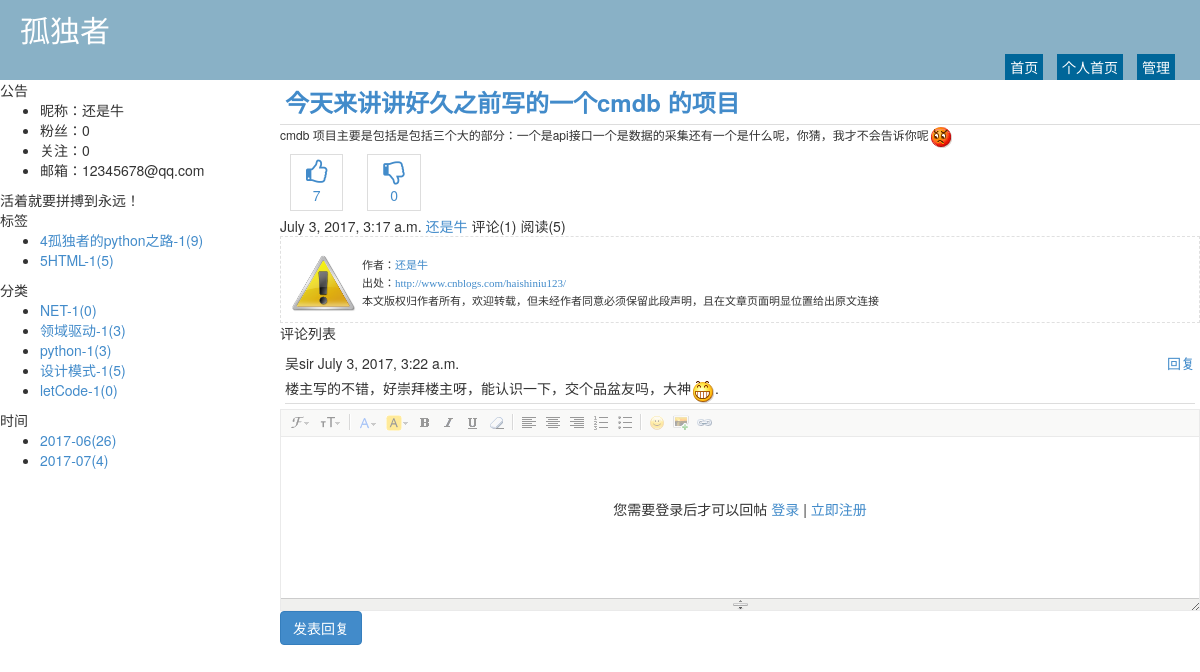
The app's page /haishiniu/31.html with its own data.
### repository/models.py (models this page shows, shortened)
class Blog(models.Model):
    nid = models.BigAutoField(primary_key=True)
    title = models.CharField(verbose_name='个人博客标题', max_length=64)
    site = models.CharField(verbose_name='个人博客前缀', max_length=32, unique=True)
    theme = models.CharField(verbose_name='博客主题', max_length=32)
    user = models.OneToOneField(to='UserInfo', to_field='nid')

class UserInfo(models.Model):
    nid = models.BigAutoField(primary_key=True)
    username = models.CharField(verbose_name='用户名',max_length=32,unique=True)
    password = models.CharField(verbose_name='密码',max_length=64)
    nickname = models.CharField(verbose_name='昵称',max_length=32,null=True)
    email = models.EmailField(verbose_name='邮箱',unique=True)
    avatar = models.ImageField(verbose_name='头像',upload_to='static/imgs/avatar',null=True)
    create_time = models.DateTimeField(verbose_name='创建时间',auto_now_add=True)
    fans = models.ManyToManyField(verbose_name='粉丝们',
                                  to='UserInfo',
                                  through='UserFans',
                                  related_name= 'f',
                                  through_fields=('user','follower'))

class Tag(models.Model):
    nid = models.AutoField(primary_key=True)
    title = models.CharField(verbose_name='标签名称', max_length=32)
    blog = models.ForeignKey(verbose_name='所属博客', to='Blog', to_field='nid')

class Category(models.Model):
    nid = models.AutoField(primary_key=True)
    title = models.CharField(verbose_name='分类标题', max_length=32)
    blog = models.ForeignKey(verbose_name='所属博客', to='Blog', to_field='nid')

class Article(models.Model):
    nid = models.BigAutoField(primary_key=True)
    title = models.CharField(verbose_name='文章标题', max_length=128)
    summary = models.CharField(verbose_name='文章简介', max_length=255)
    read_count = models.IntegerField(default=0)
    comment_count = models.IntegerField(default=0)
    up_count = models.IntegerField(default=0)
    down_count = models.IntegerField(default=0)
    create_time = models.DateTimeField(verbose_name='创建时间', auto_now_add=True)
    blog = models.ForeignKey(verbose_name='所属博客', to='Blog', to_field='nid')
    category = models.ForeignKey(verbose_name='文章类型', to='Category', to_field='nid', null=True)
    type_choices = [
        (1, "Python"),
        (2, "Linux"),
        (3, "OpenStack"),
        (4, "Go"),
        (5, "黑科技"),
        (6, "生活感悟"),
    ]
    article_type_id = models.IntegerField(choices=type_choices, default=None)
    tags = models.ManyToManyField(
        to="Tag",
        through='Article2Tag',
        through_fields=('article', 'tag'),
    )

class ArticleDetail(models.Model):
    content = models.TextField(verbose_name='文章内容', )
    article = models.OneToOneField(verbose_name='所属文章', to='Article', to_field='nid')

class Comment(models.Model):
    nid = models.BigAutoField(primary_key=True)
    content = models.CharField(verbose_name='评论内容', max_length=255)
    create_time = models.DateTimeField(verbose_name='创建时间', auto_now_add=True)
    reply = models.ForeignKey(verbose_name='回复评论', to='self', related_name='back', null=True)
    article = models.ForeignKey(verbose_name='评论文章', to='Article', to_field='nid')
    user = models.ForeignKey(verbose_name='评论者', to='UserInfo', to_field='nid')

### web/views/home.py (the view)
# urls.py: url(r'^(?P<site>\w+)/(?P<nid>\d+).html$', home.detail),
def detail(request,site,nid):
    print(request.GET)
    print(request.POST)
    print(request.session.get('user_info'))
    user_info = request.session.get('user_info')
    blog = models.Blog.objects.filter(site=site).select_related('user').first()
    tag_list = models.Tag.objects.filter(blog=blog)
    category_list = models.Category.objects.filter(blog=blog)
    date_list = models.Article.objects.raw(
        'select nid,count(nid) as num ,strftime("%Y-%m",create_time) as ctime from repository_article group by strftime("%Y-%m",create_time)',
    )
    article = models.Article.objects.filter(blog=blog,nid=nid).select_related('category','articledetail').first()
    read_counts = models.Article.objects.filter(blog=blog,nid=nid).first().read_count
    temp = read_counts + 1
    models.Article.objects.filter(blog=blog,nid=nid).update(read_count=temp)
    comment_list = models.Comment.objects.filter(article=article).select_related('reply')
    return render(
        request,
        'home_detail.html',
        {
              'blog':blog,
              'tag_list':tag_list,
              'comment_list':comment_list,
              'date_list':date_list,
              'category_list':category_list,
              'article': article,
              'user_info':user_info
        },
    )

### templates/home_detail.html (shortened to what this page needs)
{% extends 'home_layout.html' %}
{% block css %}
    <link rel="stylesheet" href="/static/plugins/bootstrap/css/bootstrap.css"/>
    <link rel="stylesheet" href="/static/plugins/font-awesome/css/font-awesome.css"/>
    <link rel="stylesheet" href="/static/plugins/kindeditor/themes/default/default.css"/>
{% endblock %}
{% block content %}
<div class="art-title">
  <a>{{ article.title }}</a>
</div>
<div class="art-content">
{{article.articledetail.content|safe }}
</div>
<div class="art-recommend clearfix">
    <div class="recommend">
        <a class="up" onclick="Favor(this,{{ article.nid }})"
           style="margin: 5px 10px;display: inline-block;padding: 5px 15px;border: 1px solid #dddddd;text-align: center;">
            <i class="fa fa-thumbs-o-up fa-3" aria-hidden="true" style="font-size: 25px"></i>
            <div>{{ article.up_count }}</div>
        </a>
        <a  class="down" onclick="DisLike(this,{{ article.nid }})"
           style="margin: 5px 30px 5px 10px;display: inline-block;padding: 5px 15px;border: 1px solid #dddddd;text-align: center;">
            <i class="fa fa-thumbs-o-down fa-3" aria-hidden="true" style="font-size: 25px"></i>
            <div>{{ article.down_count }}</div>
        </a>
    </div>
</div>
<div class="art-tips clearfix">
    <div class="tips">
        <span class="ctime">{{ article.create_time }}</span>
        <a class="author">{{ blog.user.nickname }}</a>
        <span class="comment-count">评论({{ article.comment_count }})</span>
        <span class="read-count">阅读({{ article.read_count }})</span>
    </div>
</div>
 <div id="AllanboltSignature">
    <div style="border-bottom: #e0e0e0 1px dashed; border-left: #e0e0e0 1px dashed; padding: 10px; font-family: 微软雅黑; font-size: 11px; border-top: #e0e0e0 1px dashed; border-right: #e0e0e0 1px dashed; "
         id="PSignature">
        <div style="float:left;width:70px;">
            <img src="/static/imgs/o_Warning.png" style="width:65px;height:65px">
        </div>
        <div style="float:left;padding-top:10px;">
            <div style="padding: 1px">作者：<a href="http://www.cnblogs.com/hasihiniu123/"
                                            target="_blank">{{ blog.user.nickname }}</a></div>
            <div style="padding: 1px">出处：<a href="http://www.cnblogs.com/haishiniu123/" target="_blank">http://www.cnblogs.com/haishiniu123/</a>
            </div>
            <div style="padding: 1px">本文版权归作者所有，欢迎转载，但未经作者同意必须保留此段声明，且在文章页面明显位置给出原文连接</div>
        </div>
    </div>
</div>
<div class="art-comment">
    <div class="comment-title">
        评论列表
    </div>
    <div class="comment-list">
        {% for comment in comment_list%}
        <div class="comment-item">
            <div class="reply-title clearfix">
                <div class="user-info">
                    <span>{{ comment.user.nickname}}</span>
                    <span>{{ comment.create_time }}</span>
                </div>
                <div class="reply">
                    <a href="#comment" onclick="reply_comment(this,{{ comment.user.nid }})">回复</a>
                </div>
                </div>
                 <div class="reply-body">
                     <div class="content">
                         {{ comment.content|safe }}
                     </div>
            </div>
        </div>
        {% endfor %}
    </div>
    <div class="comment-area" id="comment">
            <div class="reply-area" style="position: relative;">
                {% if not user_info %}
                <div style="text-align:center;line-height:200px;position: absolute;top:0;left:0;right:0;bottom: 0;background-color: rgba(255,255,255,.6)">
                    您需要登录后才可以回帖 <a href="/login.html">登录</a> | <a href="/register.html">立即注册</a>
                </div>
                {% endif %}
            </div>
            <div>
                <div class="reply-btn">
                    <a class="btn btn-primary " id="submit" onclick="submitContent({{ article.nid }})">发表回复</a>
                </div>
            </div>
        </div>
    </div>
{% endblock %}

### templates/home_layout.html (shortened to what this page needs)
<!DOCTYPE html>
<html lang="en">
<head>
    <link rel="stylesheet" href="/static/plugins/bootstrap/css/bootstrap.css"/>
    <link rel="stylesheet" href="/static/css/theme/{{ blog.theme }}.css"/>
    {% block css %} {% endblock %}
</head>
<body>
<div class="pg-header">
    <div class="title">{{ blog.title }}</div>
    <div class="menu-list">
        <a class="menu-item" href="/">首页</a>
        <a class="menu-item" href="/{{ blog.site }}.html">个人首页</a>
        <a class="menu-item" href="backend/index.html">管理</a>
    </div>
</div>
<div class="pg-body">
    <div class="body-menu">
        <div class="notice">
            <div class="notice-header">公告</div>
            <div class="notice-body">
                <ul>
                    <li>昵称：{{ blog.user.nickname }}</li>
                    <li>粉丝：{{ blog.user.fans.count }}</li>
                    <li>关注：{{blog.user.f.count}}</li>
                    <li>邮箱：{{ blog.user.email }}</li>
                </ul>
                <div class="memo">
                    活着就要拼搏到永远！
                </div>
            </div>
        </div>
        <div class="tags">
            <div class="tags-header">标签</div>
            <div class="tags-body">
                <ul>
                    {% for tag in tag_list %}
                    <li><a href="/{{ blog.site }}/tag/{{ tag.nid }}.html">{{ tag.nid }}{{ tag.title }}({{ tag.article_set.count }})</a></li>
                    {% endfor %}
                </ul>
            </div>
        </div>
        <div class="types">
            <div class="types-heaser">分类</div>
            <div class="types-body">
                <ul>
                    {% for category in category_list %}
                    <li><a href="/{{ blog.site }}/category/{{ category.nid }}.html">{{ category.title }}({{ category.article_set.count }})</a></li>
                    {% endfor %}
                </ul>
            </div>
        </div>
        <div class="dates">
            <div class="dates-header">时间</div>
            <div class="dates-body">
                <ul>
                    {% for tag in date_list %}
                    <li><a href="/{{ blog.site }}/date/{{ tag.ctime }}.html">{{ tag.ctime }}({{ tag.num }})</a></li>
                    {% endfor %}
                </ul>
            </div>
        </div>
    </div>
    <div class="body-content">
        {% block content %}
        {% endblock %}
    </div>
</div>
</body>
</html>

### static/css/theme/default.css (style rules this page uses)
.pg-header { height: 80px; background-color: #89b1c6; position: relative; color: #ffffff; }
.pg-header .title { font-size: 30px; line-height: 60px; margin-left: 20px; }
.pg-header .menu-list { position: absolute; bottom: 0; right: 20px; }
.pg-header .menu-list a { color: #ffffff; display: inline-block; padding: 3px 5px; margin: 0 5px; background-color: #006699; }
.pg-body { min-width: 980px; position: relative; }
.pg-body .body-menu { position: absolute; left: 0; width: 280px; }
.pg-body .body-content { position: absolute; right: 0; left: 280px; overflow: scroll; }
.pg-body .body-content .art-title { font-size: 24px; font-weight: bold; border-bottom: 1px solid #dddddd; padding: 5px; }
.pg-body .body-content .art-content { font-size: 12px; }
.pg-body .body-content .art-comment .comment-list { padding: 5px; }
.pg-body .body-content .art-comment .comment-list .comment-item { border-bottom: 1px solid #dddddd; }
.pg-body .body-content .art-comment .comment-list .reply-title { margin: 5px 0; }
.pg-body .body-content .art-comment .comment-list .reply-title .user-info { float: left; }
.pg-body .body-content .art-comment .comment-list .reply-title .reply { float: right; }

### records on screen
Blog: title "孤独者", user.nickname "还是牛", user.fans.count "0", user.f.count "0", user.email "12345678@qq.com"
Tag: nid "4", title "孤独者的python之路-1", article_set.count "9"
Tag: nid "5", title "HTML-1", article_set.count "5"
Category: title "NET-1", article_set.count "0"
Category: title "领域驱动-1", article_set.count "3"
Category: title "python-1", article_set.count "3"
Category: title "设计模式-1", article_set.count "5"
Category: title "letCode-1", article_set.count "0"
Article: ctime "2017-06", num "26"
Article: ctime "2017-07", num "4"
Article: title "今天来讲讲好久之前写的一个cmdb 的项目", articledetail.content "cmdb 项目主要是包括是包括三个大的部分：一个是api接口一个是数据的采集还有一个是什么呢，你猜，我才不会告诉你呢", articledetail.content (picture), up_count "7", down_count "0", create_time "July 3, 2017, 3:17 a.m.", comment_count "1", read_count "5"
Comment: user.nickname "吴sir", create_time "July 3, 2017, 3:22 a.m.", content "楼主写的不错，好崇拜楼主呀，能认识一下，交个品盆友吗，大神 .", content (picture)
